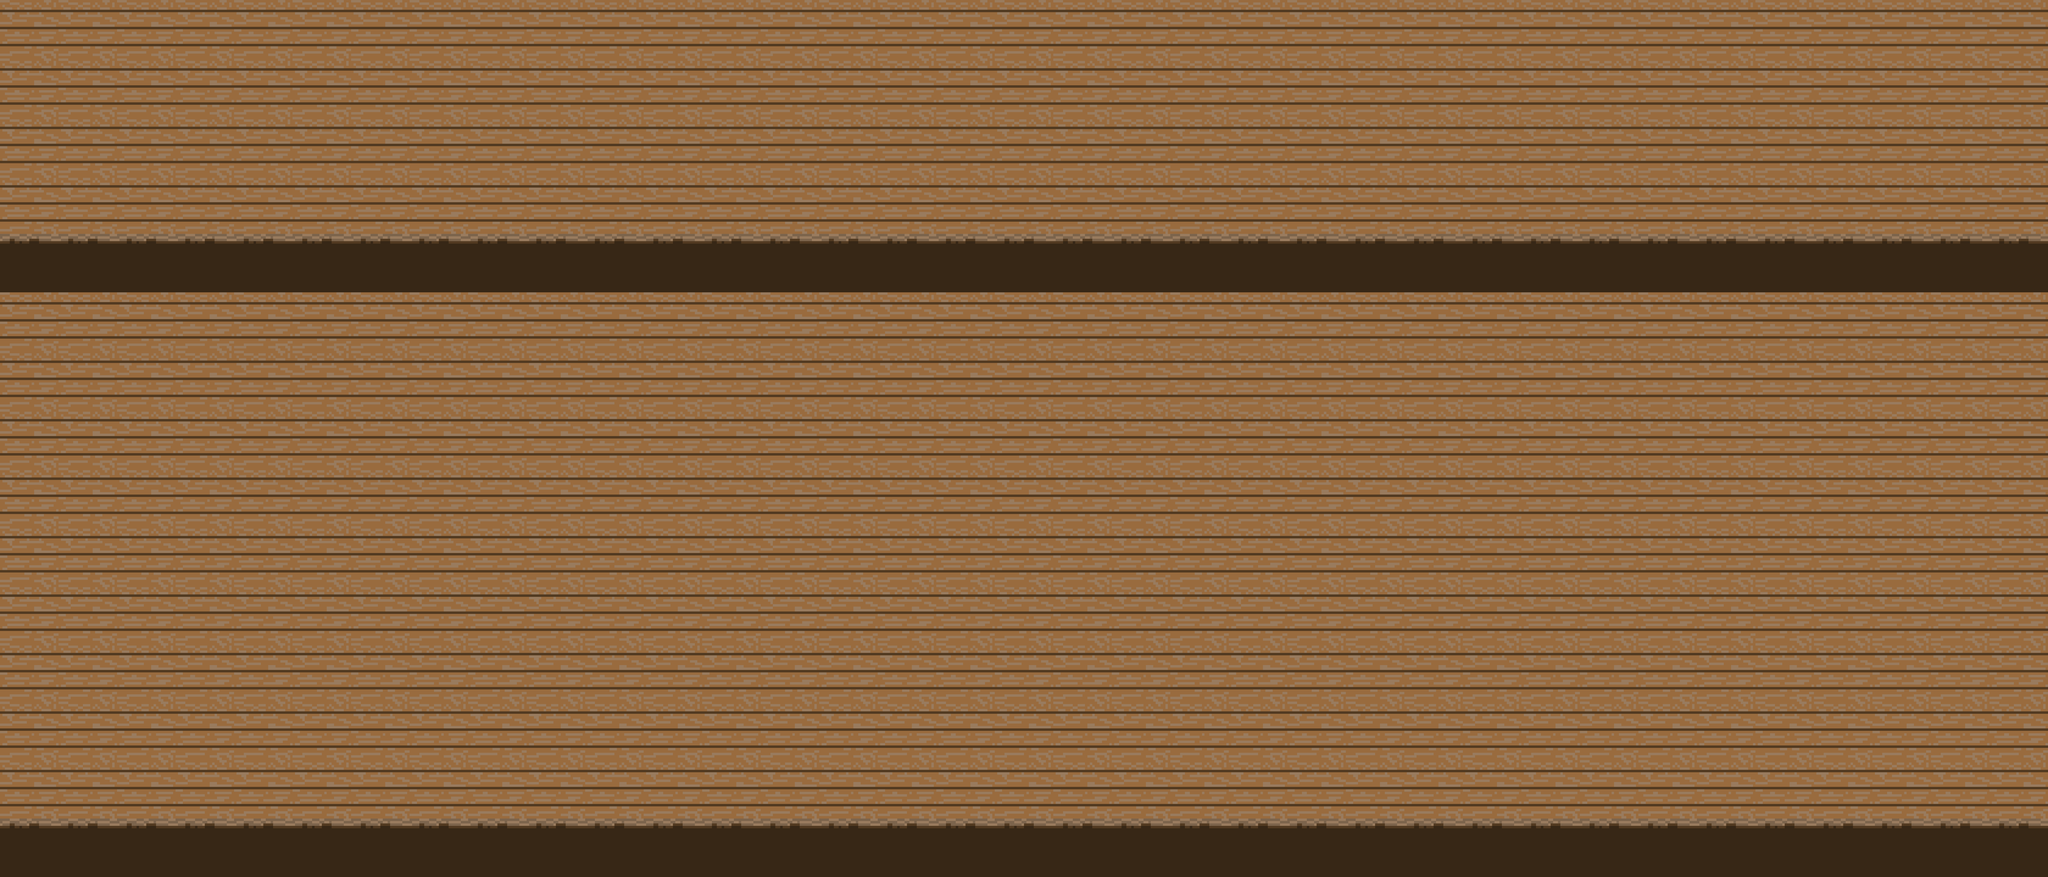

This game map was drawn from its Tiled (.tmx) file and the tilesets committed beside it. A one-line description and the full map source follow:
An orthogonal 35x15 tile map with 240x240 px tiles, 2 tile layers (Background, Platform), 2 tilesets and 1 object.

<map version="1.9" tiledversion="1.9.2" orientation="orthogonal" renderorder="right-down" width="35" height="15" tilewidth="240" tileheight="240" infinite="0" nextlayerid="5" nextobjectid="9">
 <tileset firstgid="1" source="background_fix.tsx" />
 <tileset firstgid="2" source="platform fix.tsx" />
 <layer id="1" name="Background" width="35" height="15">
  <data encoding="csv">
1,1,1,1,1,1,1,1,1,1,1,1,1,1,1,1,1,1,1,1,1,1,1,1,1,1,1,1,1,1,1,1,1,1,1,
1,1,1,1,1,1,1,1,1,1,1,1,1,1,1,1,1,1,1,1,1,1,1,1,1,1,1,1,1,1,1,1,1,1,1,
1,1,1,1,1,1,1,1,1,1,1,1,1,1,1,1,1,1,1,1,1,1,1,1,1,1,1,1,1,1,1,1,1,1,1,
1,1,1,1,1,1,1,1,1,1,1,1,1,1,1,1,1,1,1,1,1,1,1,1,1,1,1,1,1,1,1,1,1,1,1,
1,1,1,1,1,1,1,1,1,1,1,1,1,1,1,1,1,1,1,1,1,1,1,1,1,1,1,1,1,1,1,1,1,1,1,
1,1,1,1,1,1,1,1,1,1,1,1,1,1,1,1,1,1,1,1,1,1,1,1,1,1,1,1,1,1,1,1,1,1,1,
1,1,1,1,1,1,1,1,1,1,1,1,1,1,1,1,1,1,1,1,1,1,1,1,1,1,1,1,1,1,1,1,1,1,1,
1,1,1,1,1,1,1,1,1,1,1,1,1,1,1,1,1,1,1,1,1,1,1,1,1,1,1,1,1,1,1,1,1,1,1,
1,1,1,1,1,1,1,1,1,1,1,1,1,1,1,1,1,1,1,1,1,1,1,1,1,1,1,1,1,1,1,1,1,1,1,
1,1,1,1,1,1,1,1,1,1,1,1,1,1,1,1,1,1,1,1,1,1,1,1,1,1,1,1,1,1,1,1,1,1,1,
1,1,1,1,1,1,1,1,1,1,1,1,1,1,1,1,1,1,1,1,1,1,1,1,1,1,1,1,1,1,1,1,1,1,1,
1,1,1,1,1,1,1,1,1,1,1,1,1,1,1,1,1,1,1,1,1,1,1,1,1,1,1,1,1,1,1,1,1,1,1,
1,1,1,1,1,1,1,1,1,1,1,1,1,1,1,1,1,1,1,1,1,1,1,1,1,1,1,1,1,1,1,1,1,1,1,
1,1,1,1,1,1,1,1,1,1,1,1,1,1,1,1,1,1,1,1,1,1,1,1,1,1,1,1,1,1,1,1,1,1,1,
1,1,1,1,1,1,1,1,1,1,1,1,1,1,1,1,1,1,1,1,1,1,1,1,1,1,1,1,1,1,1,1,1,1,1
</data>
 </layer>
 <layer id="2" name="Platform" width="35" height="15">
  <data encoding="csv">
1,1,1,1,1,1,1,1,1,1,1,1,1,1,1,1,1,1,1,1,1,1,1,1,1,1,1,1,1,1,1,1,1,1,1,
1,1,1,1,1,1,1,1,1,1,1,1,1,1,1,1,1,1,1,1,1,1,1,1,1,1,1,1,1,1,1,1,1,1,1,
1,1,1,1,1,1,1,1,1,1,1,1,1,1,1,1,1,1,1,1,1,1,1,1,1,1,1,1,1,1,1,1,1,1,1,
1,1,1,1,1,1,1,1,1,1,1,1,1,1,1,1,1,1,1,1,1,1,1,1,1,1,1,1,1,1,1,1,1,1,1,
2,2,2,2,2,2,2,2,2,2,2,2,2,2,2,2,2,2,2,2,2,2,2,2,2,2,2,2,2,2,2,2,2,2,2,
0,0,0,0,0,0,0,0,0,0,0,0,0,0,0,0,0,0,0,0,0,0,0,0,0,0,0,0,0,0,0,0,0,0,0,
0,0,0,0,0,0,0,0,0,0,0,0,0,0,0,0,0,0,0,0,0,0,0,0,0,0,0,0,0,0,0,0,0,0,0,
0,0,0,0,0,0,0,0,0,0,0,0,0,0,0,0,0,0,0,0,0,0,0,0,0,0,0,0,0,0,0,0,0,0,0,
0,0,0,0,0,0,0,0,0,0,0,0,0,0,0,0,0,0,0,0,0,0,0,0,0,0,0,0,0,0,0,0,0,0,0,
0,0,0,0,0,0,0,0,0,0,0,0,0,0,0,0,0,0,0,0,0,0,0,0,0,0,0,0,0,0,0,0,0,0,0,
0,0,0,0,0,0,0,0,0,0,0,0,0,0,0,0,0,0,0,0,0,0,0,0,0,0,0,0,0,0,0,0,0,0,0,
0,0,0,0,0,0,0,0,0,0,0,0,0,0,0,0,0,0,0,0,0,0,0,0,0,0,0,0,0,0,0,0,0,0,0,
0,0,0,0,0,0,0,0,0,0,0,0,0,0,0,0,0,0,0,0,0,0,0,0,0,0,0,0,0,0,0,0,0,0,0,
0,0,0,0,0,0,0,0,0,0,0,0,0,0,0,0,0,0,0,0,0,0,0,0,0,0,0,0,0,0,0,0,0,0,0,
2,2,2,2,2,2,2,2,2,2,2,2,2,2,2,2,2,2,2,2,2,2,2,2,2,2,2,2,2,2,2,2,2,2,2
</data>
 </layer>
 <objectgroup id="3" name="Platform_Object">
  <object id="7" x="3.55271e-15" y="3363.64" width="8400" height="233.333" />
 </objectgroup>
</map>
